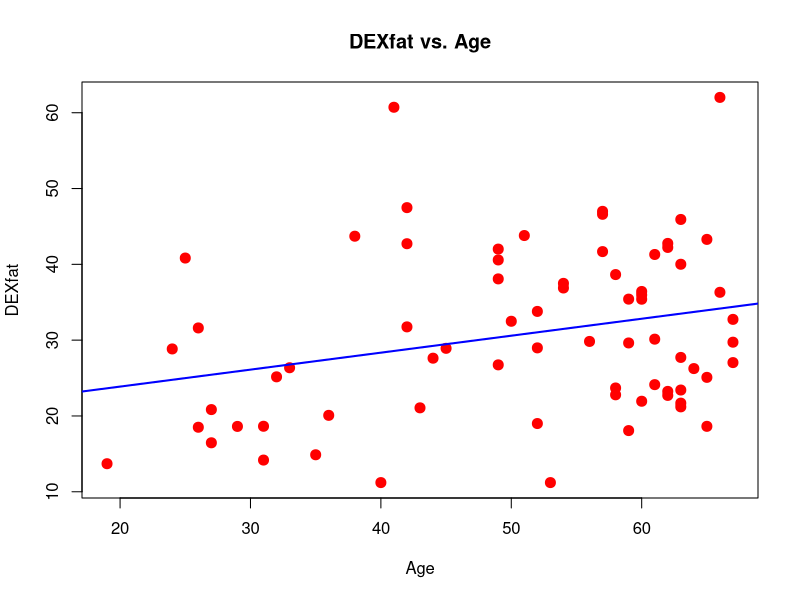

This figure's R source:

bodyfatwomen = read.csv("bodyfatwomen.csv") #store dataset from .csv

# plot bodyfat vs. age, with bodyfat as the y-axis and age as the x-axis, and add a title, x-axis label, and y-axis label, and change the color of the points to red, set a marker size of 2, and set the background color to white
#plot(bodyfatwomen$age, bodyfatwomen$bodyfat, main="Body Fat vs. Age", xlab="Age", ylab="Body Fat", col="red", pch=20, cex=2, bg="white")

# print all column types in bodyfatwomen
existing_data = sapply(bodyfatwomen, class)
print(existing_data)

# print DEXfat column vs age and do linear regression with a 95% confidence interval
plot(bodyfatwomen$age, bodyfatwomen$DEXfat, main="DEXfat vs. Age", xlab="Age", ylab="DEXfat", col="red", pch=20, cex=2, bg="white")
abline(lm(bodyfatwomen$DEXfat ~ bodyfatwomen$age), col="blue", lwd=2)
